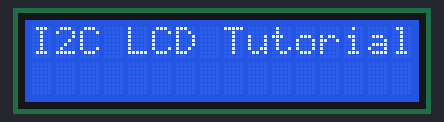
A program run on a simulated ESP32 board running MicroPython. Parts: 16×2 character LCD.

Above: at 0.4 s.

Measured:
- what the display in image 0 shows lasts 1.0 s, from 0.3 s to 1.3 s

The program:

lcdi2cbase.py
```python
import machine
from machine import Pin, SoftI2C
from lcd_api import LcdApi
from i2c_lcd import I2cLcd
from time import sleep

I2C_ADDR = 0x27
totalRows = 2
totalColumns = 16

i2c = SoftI2C(scl=Pin(22), sda=Pin(21), freq=10000)     #initializing the I2C method for ESP32
#i2c = I2C(scl=Pin(5), sda=Pin(4), freq=10000)       #initializing the I2C method for ESP8266

lcd = I2cLcd(i2c, I2C_ADDR, totalRows, totalColumns)

while True:
    lcd.putstr("I2C LCD Tutorial")
    sleep(1)
    lcd.clear()
    
```
